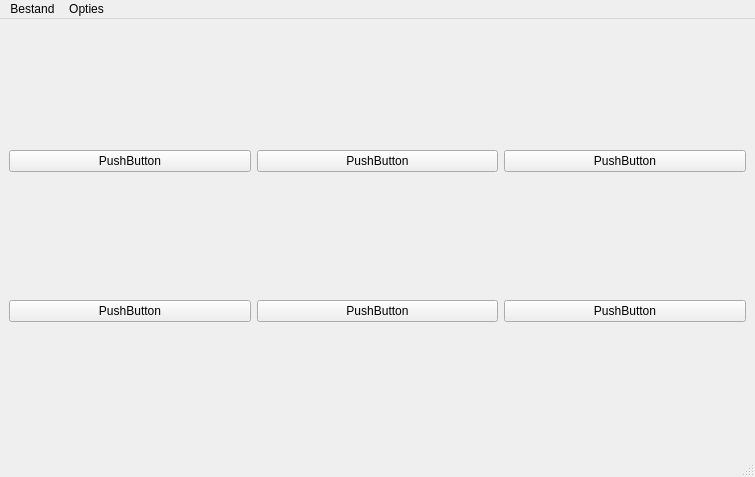
<?xml version="1.0" encoding="UTF-8"?>
<ui version="4.0">
 <class>MainWindow</class>
 <widget class="QMainWindow" name="MainWindow">
  <property name="geometry">
   <rect>
    <x>0</x>
    <y>0</y>
    <width>755</width>
    <height>477</height>
   </rect>
  </property>
  <property name="windowTitle">
   <string>MainWindow</string>
  </property>
  <widget class="QWidget" name="centralwidget">
   <layout class="QGridLayout" name="gridLayout_3">
    <item row="0" column="1">
     <widget class="QPushButton" name="pushButton_2">
      <property name="text">
       <string>PushButton</string>
      </property>
     </widget>
    </item>
    <item row="0" column="0">
     <widget class="QPushButton" name="pushButton">
      <property name="text">
       <string>PushButton</string>
      </property>
     </widget>
    </item>
    <item row="2" column="0">
     <widget class="QPushButton" name="pushButton_4">
      <property name="text">
       <string>PushButton</string>
      </property>
     </widget>
    </item>
    <item row="0" column="2">
     <widget class="QPushButton" name="pushButton_3">
      <property name="text">
       <string>PushButton</string>
      </property>
     </widget>
    </item>
    <item row="2" column="1">
     <widget class="QPushButton" name="pushButton_5">
      <property name="text">
       <string>PushButton</string>
      </property>
     </widget>
    </item>
    <item row="2" column="2">
     <widget class="QPushButton" name="pushButton_6">
      <property name="text">
       <string>PushButton</string>
      </property>
     </widget>
    </item>
   </layout>
  </widget>
  <widget class="QMenuBar" name="menubar">
   <property name="geometry">
    <rect>
     <x>0</x>
     <y>0</y>
     <width>755</width>
     <height>21</height>
    </rect>
   </property>
   <widget class="QMenu" name="menuBestand">
    <property name="title">
     <string>Bestand</string>
    </property>
    <addaction name="actionNieuw"/>
    <addaction name="actionOpen"/>
    <addaction name="actionOpslaan"/>
   </widget>
   <widget class="QMenu" name="menuOpties">
    <property name="title">
     <string>Opties</string>
    </property>
    <addaction name="actionFuncties"/>
   </widget>
   <addaction name="menuBestand"/>
   <addaction name="menuOpties"/>
  </widget>
  <widget class="QStatusBar" name="statusbar"/>
  <action name="actionNieuw">
   <property name="text">
    <string>Nieuw...</string>
   </property>
  </action>
  <action name="actionOpen">
   <property name="text">
    <string>Open...</string>
   </property>
  </action>
  <action name="actionOpslaan">
   <property name="text">
    <string>Opslaan...</string>
   </property>
  </action>
  <action name="actionFuncties">
   <property name="text">
    <string>Functies</string>
   </property>
  </action>
 </widget>
 <resources/>
 <connections/>
</ui>
